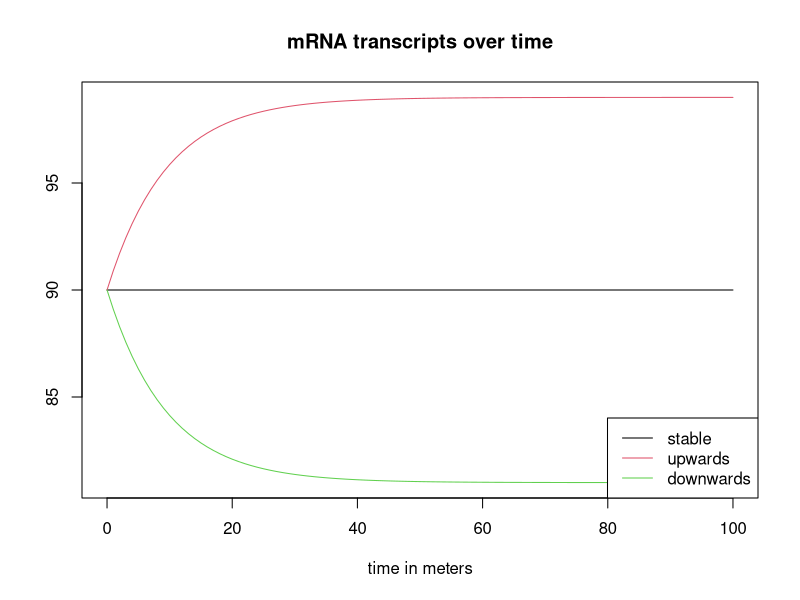

This chart was generated by the following R code:
## ---- chunk 1
library(deSolve)

state <- c(rna = 90)
timeframe <- seq(0, 100, by = 1)
dynamis <- function(t,y,parms){
  with(as.list(c(parms)),{
    dR <- addvol - perc * (y+addvol)
    return(list(c(dR)))
  }
  )
}
param <- c(addvol = 10, perc = 0.1)
out  <- ode(times = timeframe, y = state,   parms = param, func = dynamis, method = "euler")
param <- c(addvol = 11, perc = 0.1)
out2 <- ode(times = timeframe, y = state,   parms = param, func = dynamis, method = "euler")
param <- c(addvol = 9, perc = 0.1)
out3 <- ode(times = timeframe, y = state,   parms = param, func = dynamis, method = "euler")

plot(out, out2, out3, lty = 1, main = "mRNA transcripts over time", xlab = "time in meters")
legend("bottomright", lty = 1, col = 1:3, legend = c("stable", "upwards", "downwards"))
